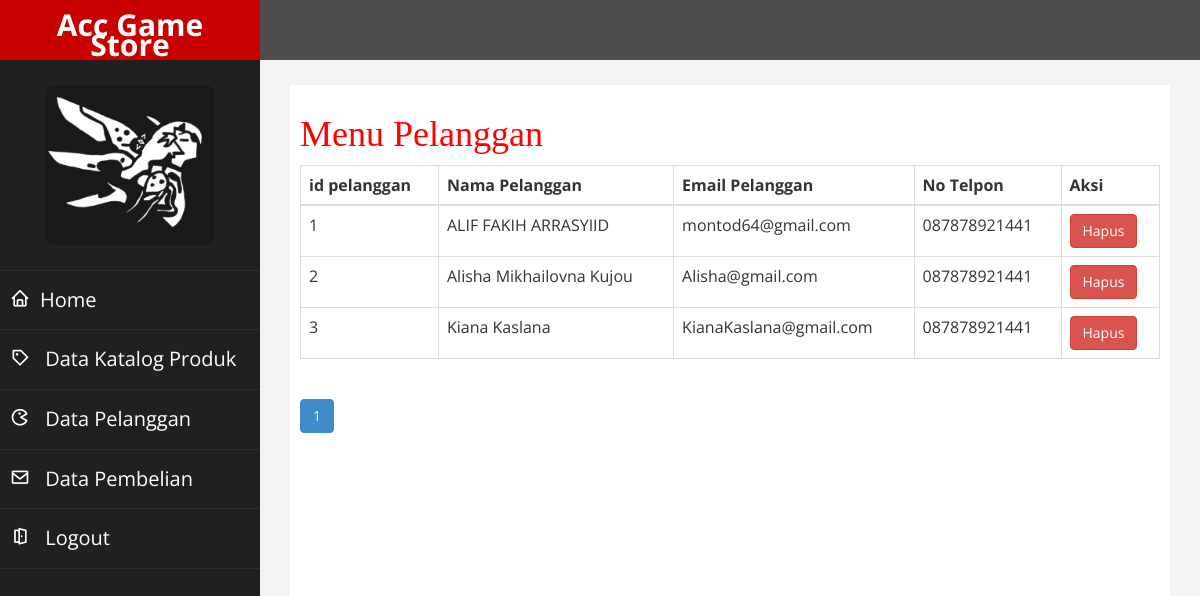
/Admin/pelanggan.php, run on the app's committed database.
### tables this page shows
CREATE TABLE `pelanggan` (
  `id_pelanggan` int(11) NOT NULL,
  `email_pelanggan` varchar(225) NOT NULL,
  `password_pelanggan` varchar(225) NOT NULL,
  `nama_pelanggan` varchar(225) NOT NULL,
  `telpon_pelanggan` varchar(225) NOT NULL
);

### Admin/pelanggan.php (the view, shortened to what this page needs)
<link href='Admin.css' rel='stylesheet' type='text/css' />
<!DOCTYPE html>
<html xmlns="http://www.w3.org/1999/xhtml">
<head>
    <link href="assets/css/bootstrap.css" rel="stylesheet" />
    <link href="assets/css/font-awesome.css" rel="stylesheet" />
    <link href="assets/js/morris/morris-0.4.3.min.css" rel="stylesheet" />
    <link href="assets/css/custom.css" rel="stylesheet" />
   <link href='https://unpkg.com/boxicons@2.1.4/css/boxicons.min.css' rel='stylesheet'>
   <link href='Admin.css' rel='stylesheet' type='text/css' />
</head>
<body>
    <div id="wrapper">
        <nav class="navbar navbar-default navbar-cls-top " role="navigation" style="margin-bottom: 0">
            <div class="navbar-header">
                <a class="navbar-brand" href="index.html">Acc Game Store</a>
            </div>
        </nav>
                <nav class="navbar-default navbar-side" role="navigation">
            <div class="sidebar-collapse">
                <ul class="nav" id="main-menu">
				<li class="text-center">
                    <img src="assets/img/replicate-prediction-rqrgctjbspg4hapusokktikpiu.png" class="user-image img-responsive"/>
					</li>
                    <li><a href="index.php" style='font-size:20px;'><i class='bx bx-home' ></i>Home</a></li>
                    <li><a href="katalog.php" style='font-size:20px;'><i class="bx bx-purchase-tag" ></i> Data Katalog Produk</a></li>
                    <li><a href="pelanggan.php"  style='font-size:20px;'><i class="bx bx-game"></i> Data Pelanggan</a></li>
                    <li><a href="Pembelian.php" style='font-size:20px;'><i class="bx bx-envelope"></i> Data Pembelian</a></li>
                    <li><a href="index.php?halaman=logout" style='font-size:20px;' onclick="return confirm('Anda Yakin ?');"><i class="bx bx-door-open"></i> Logout</a></li>
                </ul>
            </div>
        </nav>
        <div id="page-wrapper" >
            <div id="page-inner">
            <h1>Menu Pelanggan</h1>
<table class="table table-bordered" >
    <thead>
        <tr>
            <th>id pelanggan</th>
            <th>Nama Pelanggan</th>
            <th>Email Pelanggan</th>
            <th>No Telpon</th>
            <th>Aksi</th>
        </tr>
    </thead>
    <tbody>
    <?php
         $koneksi = new mysqli("localhost","root","","accgamestore");
         $batas = 5;
         $halaman = (int) @$_GET['halaman'];
         if(empty($halaman)){
         $posisi     = 0;
         $halaman    = 1;
         }
         else{
         $posisi = ($halaman-1) * $batas;
         }
         $ambildata = mysqli_query($koneksi, "select * from pelanggan order by id_pelanggan limit $posisi,$batas");
         ?>
    <?php while($pecah = mysqli_fetch_array($ambildata)){ ?>
        <tr>
            <td><?php echo $pecah['id_pelanggan']; ?></td>
            <td><?php echo $pecah['nama_pelanggan']; ?></td>
            <td><?php echo $pecah['email_pelanggan']; ?></td>
            <td><?php echo $pecah['telpon_pelanggan']; ?></td>
            <td>
            <a href="Index.php?halaman=hapuspelanggan&id=<?php echo $pecah['id_pelanggan']; ?>" onclick="return confirm('Anda Yakin ?');" class="btn-danger btn">Hapus</a>
            </td>
        </tr>
        <?php } ?>
    </tbody>
</table>
<?php
                $query2 = mysqli_query($koneksi, "select * from pelanggan");
                $jumlahdata = mysqli_num_rows($query2);
                $jumlahhalaman = ceil($jumlahdata/$batas);
            ?>
 <nav>
                <ul class="pagination justify-content-center">
                    <?php
                        for($i=1;$i<=$jumlahhalaman;$i++) {
                            if ($i != $halaman) {
                                echo "<li class='page-item'><a class='page-link' href='pelanggan.php?halaman=$i'>$i</a></li>";
                            }
                            else {
                                echo "<li class='page-item active'><a class='page-link' href='#'>$i</a></li>";
                            }
                        }
                    ?>
                </ul>
            </nav>
            </div>
            </div>
        </div>
</body>
</html>

### Admin/Admin.css (style rules this page uses)
h1 { color: red; font-family: 'Times New Roman', Times, serif; }

### Admin/assets/css/custom.css (style rules this page uses)
body { font-family: 'Open Sans', sans-serif; }
#wrapper { width: 100%; background:#202020; }
#page-wrapper { padding: 15px 15px; min-height: 600px; background:#F3F3F3; }
#page-inner { width:100%; margin:10px 20px 10px 0px; background-color:#fff!important; padding:10px; min-height:1200px; }
.text-center { text-align:center; }
.user-image { margin: 25px auto; -webkit-border-radius: 10px; -moz-border-radius: 10px; border-radius: 10px; max-height:170px; max-width:170px; }
.navbar-cls-top .navbar-brand { color: #fff; background: #C90000; width: 260px; text-align: center; height: 60px; font-size: 30px; font-weight: 700; }
.sidebar-collapse , .sidebar-collapse .nav { background:none; }
.sidebar-collapse .nav { padding:0; }
.sidebar-collapse .nav > li > a { color:#fff; background:#202020; text-shadow:none; }
.sidebar-collapse > .nav > li > a { padding:15px 10px; }
.sidebar-collapse > .nav > li { border-bottom: 1px solid rgba(107, 108, 109, 0.19); }
.navbar-side { border:none; background-color: #202020; }
.navbar-cls-top { background:#4D4D4D; border-bottom:none; }
.navbar-default { border:0px solid black; }
.navbar-header { background: #A70303; }
.nav > li > a > i { margin-right:10px; }
@media (min-width:768px) { #page-wrapper { margin: 0 0 0 260px; padding: 15px 30px; min-height: 1200px; } }
@media (min-width:768px) { .navbar-side { z-index: 1; position: absolute; width: 260px; } }
@media (min-width:768px) { .navbar { border-radius: 0px; } }

### data on the page
pelanggan: id_pelanggan "1", nama_pelanggan "ALIF FAKIH ARRASYIID", email_pelanggan "montod64@gmail.com", telpon_pelanggan "087878921441"
pelanggan: id_pelanggan "2", nama_pelanggan "Alisha Mikhailovna Kujou", email_pelanggan "Alisha@gmail.com", telpon_pelanggan "087878921441"
pelanggan: id_pelanggan "3", nama_pelanggan "Kiana Kaslana", email_pelanggan "KianaKaslana@gmail.com", telpon_pelanggan "087878921441"
